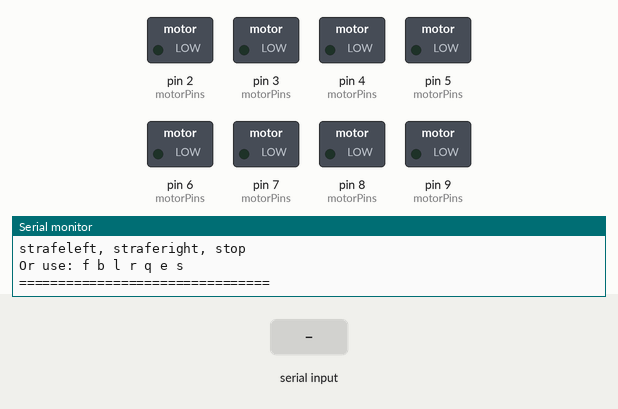
Simulated run of this sketch. Board: Arduino Uno, built with avr-gcc and run on an emulated ATmega328P. Shown: switched loads named in the sketch (green lamp = pin HIGH), the last lines printed to the serial monitor. The inputs (shaded band) are chosen by the test bench.

Above: at 1.2 s.
1.3 s: "forward\n" received over Serial
At 2.5 s:
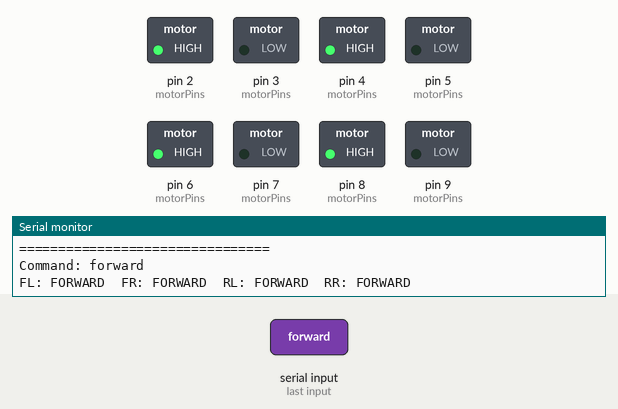
2.8 s: "backward\n" received over Serial
At 3.8 s:
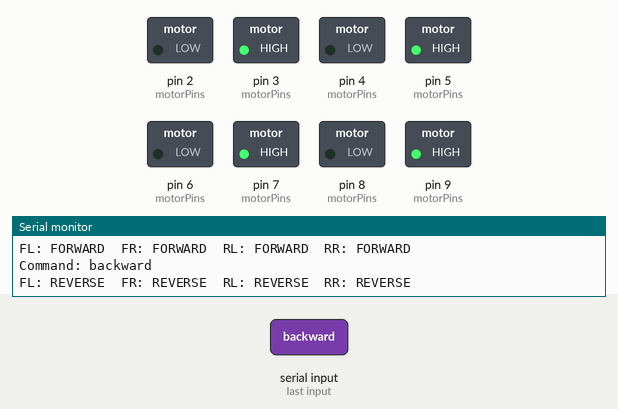
4.3 s: "left\n" received over Serial
At 4.9 s:
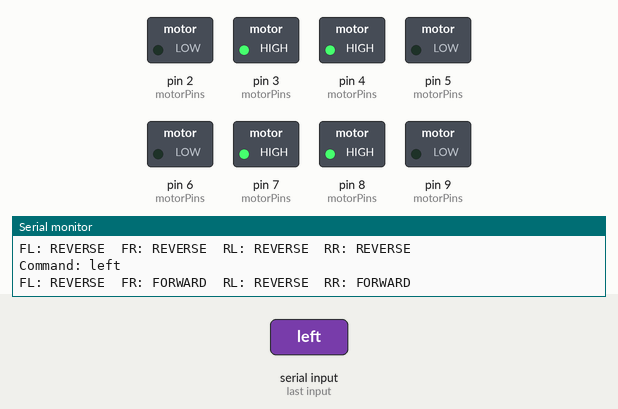
5.8 s: "right\n" received over Serial
At 6.1 s:
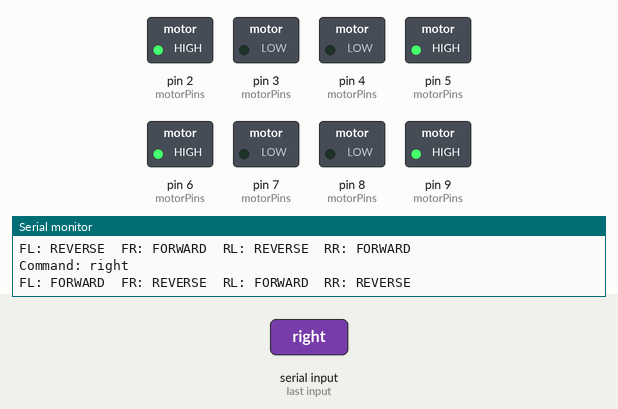
Timing chart, 0 to 8.3 s (numbered marks = the images above; inputs shaded):
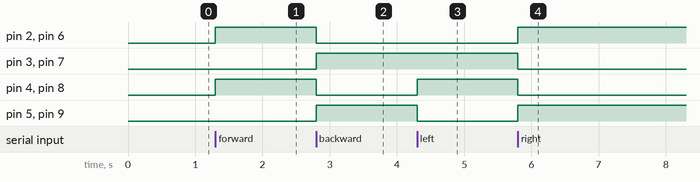

Measured:
- after the input at 1.3 s, pin 2 (motorPins), pin 4 (motorPins), pin 6 (motorPins), pin 8 (motorPins): LOW → HIGH at once
- after the input at 2.8 s, pin 2 (motorPins), pin 4 (motorPins), pin 6 (motorPins), pin 8 (motorPins): HIGH → LOW at once; pin 3 (motorPins), pin 5 (motorPins), pin 7 (motorPins), pin 9 (motorPins): LOW → HIGH at once
- after the input at 4.3 s, pin 4 (motorPins), pin 8 (motorPins): LOW → HIGH at once; pin 5 (motorPins), pin 9 (motorPins): HIGH → LOW at once
- after the input at 5.8 s, pin 2 (motorPins), pin 5 (motorPins), pin 6 (motorPins), pin 9 (motorPins): LOW → HIGH at once; pin 3 (motorPins), pin 4 (motorPins), pin 7 (motorPins), pin 8 (motorPins): HIGH → LOW at once

The sketch:

sketch.ino
```cpp
#include <Arduino.h>

// Four simulated Mecanum wheel motors
// Each motor uses two LEDs:
// Green = Forward, Red = Reverse

const byte motorPins[4][2] = {
  {2, 3},  // Front Left  (FL)
  {4, 5},  // Front Right (FR)
  {6, 7},  // Rear Left   (RL)
  {8, 9}   // Rear Right  (RR)
};

const char* motorNames[4] = {
  "FL", "FR", "RL", "RR"
};

void setMotor(byte motor, int direction) {
  digitalWrite(
    motorPins[motor][0],
    direction > 0 ? HIGH : LOW
  );

  digitalWrite(
    motorPins[motor][1],
    direction < 0 ? HIGH : LOW
  );
}

void setWheels(int fl, int fr, int rl, int rr) {
  setMotor(0, fl);
  setMotor(1, fr);
  setMotor(2, rl);
  setMotor(3, rr);

  int states[4] = {fl, fr, rl, rr};

  for (int i = 0; i < 4; i++) {
    Serial.print(motorNames[i]);
    Serial.print(": ");

    if (states[i] > 0) {
      Serial.print("FORWARD");
    } else if (states[i] < 0) {
      Serial.print("REVERSE");
    } else {
      Serial.print("STOP");
    }

    Serial.print("  ");
  }

  Serial.println();
}

void executeCommand(String command) {
  command.trim();
  command.toLowerCase();

  Serial.print("Command: ");
  Serial.println(command);

  if (command == "forward" || command == "f") {
    setWheels(1, 1, 1, 1);
  }
  else if (command == "backward" || command == "b") {
    setWheels(-1, -1, -1, -1);
  }
  else if (command == "left" || command == "l") {
    setWheels(-1, 1, -1, 1);
  }
  else if (command == "right" || command == "r") {
    setWheels(1, -1, 1, -1);
  }
  else if (command == "strafeleft" || command == "q") {
    setWheels(-1, 1, 1, -1);
  }
  else if (command == "straferight" || command == "e") {
    setWheels(1, -1, -1, 1);
  }
  else if (command == "stop" || command == "s") {
    setWheels(0, 0, 0, 0);
  }
  else {
    Serial.println("Unknown command - STOP");
    setWheels(0, 0, 0, 0);
  }
}

void setup() {
  Serial.begin(115200);
  Serial.setTimeout(50);

  for (int i = 0; i < 4; i++) {
    pinMode(motorPins[i][0], OUTPUT);
    pinMode(motorPins[i][1], OUTPUT);
  }

  setWheels(0, 0, 0, 0);

  Serial.println();
  Serial.println("=== Mecanum Robot Simulation ===");
  Serial.println("Arduino UNO - 4 Motors / 8 LEDs");
  Serial.println("Commands:");
  Serial.println("forward, backward, left, right");
  Serial.println("strafeleft, straferight, stop");
  Serial.println("Or use: f b l r q e s");
  Serial.println("================================");
}

void loop() {
  if (Serial.available() > 0) {
    String command = Serial.readStringUntil('\n');
    executeCommand(command);
  }
}
```
